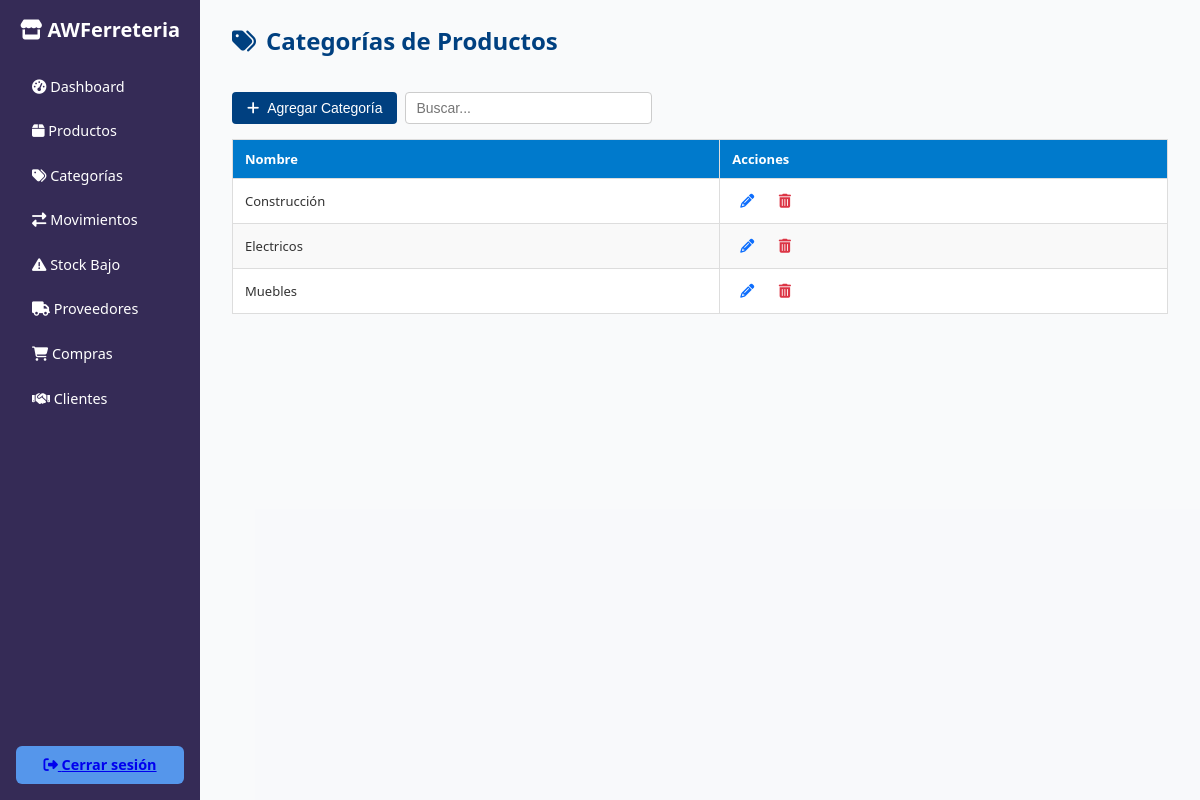
Page /inventario/categorias.php (signed in) on the committed database.
### tables this page shows
CREATE TABLE `categorias` (
  `idcategoria` int(11) NOT NULL,
  `nombre` varchar(100) NOT NULL,
  `activo` bit(1) DEFAULT b'1',
  `usuarioregistra` int(11) DEFAULT NULL,
  `fecharegistro` datetime DEFAULT current_timestamp(),
  `usuarioactualiza` int(11) DEFAULT NULL,
  `fechaactualizacion` datetime DEFAULT NULL
);

### inventario/categorias.php (the view, shortened to what this page needs)
<?php
$conn = getConnection();
function cargarCategorias($conn) {
    return $conn->query("SELECT * FROM categorias WHERE activo = b'1'")->fetch_all(MYSQLI_ASSOC);
}
$categorias = cargarCategorias($conn);
?>
<!DOCTYPE html>
<html lang="es">
<head>
    <link rel="stylesheet" href="https://cdnjs.cloudflare.com/ajax/libs/font-awesome/6.4.0/css/all.min.css">
</head>
<body>
    <div class="container">
        <?php include('../includes/sidebar_inventario.php'); ?>
        <main class="main-content">
            <h3><i class="fas fa-tags"></i> Categorías de Productos</h3> <br>
            <div style="display: flex; align-items: center; gap: 0.5rem; margin-bottom: 15px; max-width: 420px;">
                <button class="btn" onclick="mostrarModal()" style="margin-bottom: 0;"><i class="fas fa-plus"></i> Agregar Categoría</button>
                <input type="text" id="busquedaCategoria" placeholder="Buscar..." style="flex: 1 1 0px; min-width: 0; padding: 7px 10px; border-radius: 4px; border: 1px solid #ccc; font-size: 14px; margin-bottom: 0;">
            </div>
            <table id="tablaCategorias">
                <thead>
                    <tr>
                        <th>Nombre</th>
                        <th>Acciones</th>
                    </tr>
                </thead>
                <tbody>
                <?php
                $porPagina = 10;
                $pagina = isset($_GET['pagina']) ? max(1, intval($_GET['pagina'])) : 1;
                $offset = ($pagina - 1) * $porPagina;
                $categoriasPagina = array_slice($categorias, $offset, $porPagina);
                foreach ($categoriasPagina as $c): ?>
                    <tr>
                        <td><?= htmlspecialchars($c['nombre']) ?></td>
                        <td>
                            <button class="action-btn edit-btn" onclick="abrirModalEdicion(<?= $c['idcategoria'] ?>, '<?= htmlspecialchars($c['nombre'], ENT_QUOTES) ?>')" title="Editar">
                                <i class="fas fa-pencil-alt"></i>
                            </button>
                            <button class="action-btn delete-btn" onclick="abrirModalEliminar(<?= $c['idcategoria'] ?>, '<?= htmlspecialchars($c['nombre'], ENT_QUOTES) ?>')" title="Eliminar">
                                <i class="fas fa-trash-alt"></i>
                            </button>
                        </td>
                    </tr>
                <?php endforeach; ?>
                </tbody>
            </table>
        </main>
    </div>
</body>
</html>

### inventario/categorias.php (style rules this page uses)
* { box-sizing: border-box; margin: 0; padding: 0; }
body, html { height: 100%; font-family: 'Segoe UI', Tahoma, Geneva, Verdana, sans-serif; background-color: #f4f6f85c; color: #333; }
.container { display: flex; height: 100vh; }
.main-content { flex: 1; padding: 1rem 1.5rem; margin: 0.5rem; overflow-y: auto; font-size: 14px; }
.main-content h3 { color: #004080; margin-bottom: 1rem; font-size: 1.5rem; display: flex; align-items: center; }
.main-content h3 i { margin-right: 10px; }
.btn { display: inline-flex; align-items: center; justify-content: center; background-color: #004080; color: white; padding: 8px 15px; text-decoration: none; border-radius: 4px; font-size: 14px; margin-bottom: 15px; border: none; cursor: pointer; transition: background-color 0.3s; }
.btn i { margin-right: 8px; }
table { width: 100%; border-collapse: collapse; background-color: #fff; font-size: 13px; }
th, td { padding: 10px 12px; border: 1px solid #ddd; text-align: left; }
th { background-color: #007acc; color: white; font-weight: 600; }
tr:nth-child(even) { background-color: #f9f9f9; }
.action-btn { display: inline-flex; align-items: center; justify-content: center; padding: 5px 8px; border-radius: 4px; margin-right: 5px; text-decoration: none; font-size: 13px; transition: all 0.3s; border: none; cursor: pointer; background: none; color: inherit; }
.action-btn i { margin-right: 0; font-size: 14px; }
.edit-btn { color: #0d6efd; }
.delete-btn { color: #dc3545; }

### rows in the picture
categorias: nombre "Construcción"
categorias: nombre "Electricos"
categorias: nombre "Muebles"
